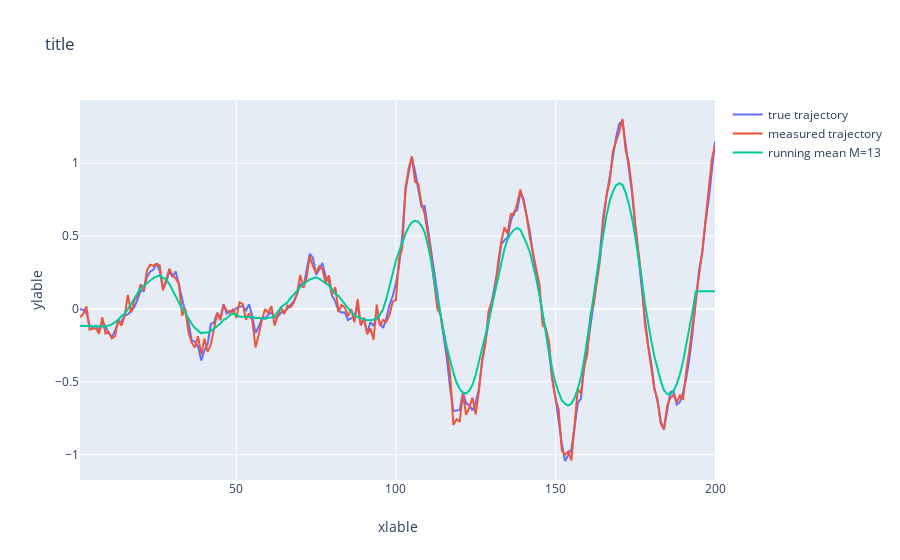

Notebook code for this chart:
### Code cell
plot(3, [num_points, num_points, num_points], [X, z, running_mean(z, 13)],
     legend=['true trajectory', 'measured trajectory', 'running mean M=13'])

### Figure 1 — Plotly figure (JSON) as saved in the notebook; plotly's stock layout.template omitted (floating-point values rounded to 4 significant figures; data arrays with more than 128 entries replaced by an {"elided": "..."} marker saying what was removed)
{"data": [{"mode": "lines", "name": "true trajectory", "showlegend": true, "type": "scatter", "x": {"elided": "300 int values"}, "y": {"elided": "200 float values"}}, {"mode": "lines", "name": "measured trajectory", "showlegend": true, "type": "scatter", "x": {"elided": "300 int values"}, "y": {"elided": "200 float values"}}, {"mode": "lines", "name": "running mean M=13", "showlegend": true, "type": "scatter", "x": {"elided": "300 int values"}, "y": {"elided": "200 float values"}}], "layout": {"title": {"text": "title"}, "xaxis": {"title": {"text": "xlable"}}, "yaxis": {"title": {"text": "ylable"}}}}
